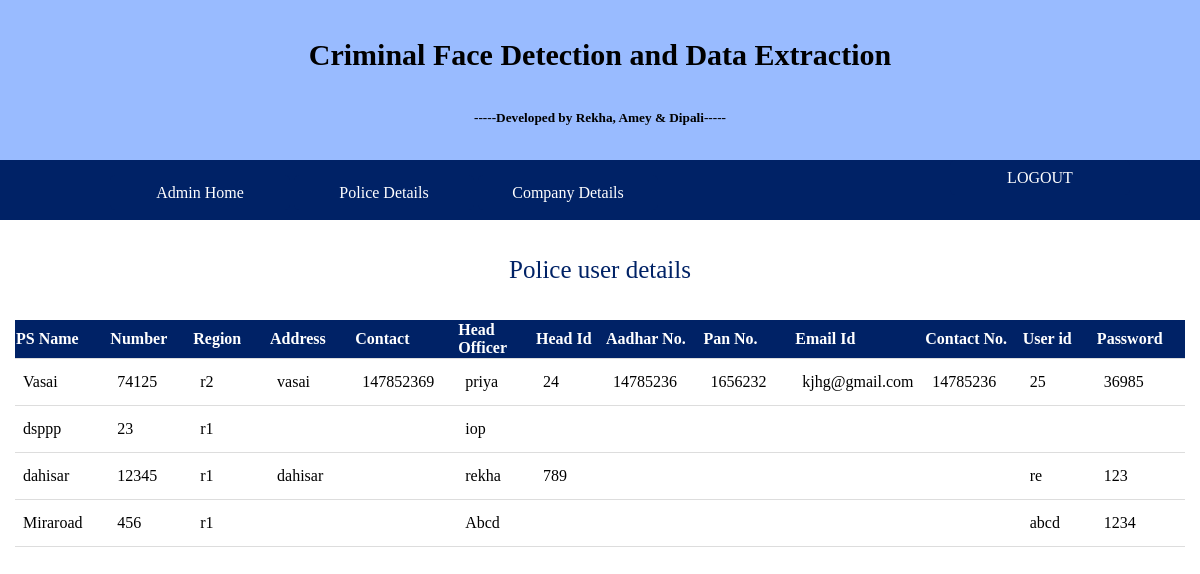
The app's page /admin_user2det with its own data.
### tables this page shows
CREATE TABLE "police_reg" (
	`name_of_police_stn`	TEXT,
	`police_stn_no`	INTEGER,
	`region1`	TEXT,
	`address_ps`	TEXT,
	`ps_phone1`	INTEGER,
	`head_officer`	TEXT,
	`head_id`	INTEGER,
	`head_aadhar`	INTEGER,
	`head_pan`	INTEGER,
	`head_email`	TEXT,
	`head_mob_no`	NUMERIC,
	`head_user_id1`	TEXT,
	`head_pass1`	TEXT,
	`head_pass21`	TEXT,
	`usertype`	TEXT DEFAULT 'police',
	`status`	INTEGER DEFAULT 'false'
);

### app.py (the view)
@app.route('/admin_user2det')
def show():
    con = sqlite3.connect("database.db")
    con.row_factory = sqlite3.Row
    cur = con.cursor()
    cur.execute("select * from police_reg")
    rows = cur.fetchall();
    return render_template("admin_user2det.html", rows=rows)

### templates/admin_user2det.html (shortened to what this page needs)
{% extends 'layout.html' %}
{% block content %}
   <br><br>
   <p>Police user details</p>
   <br><br>
      <table>
         <thead>
            <th>PS Name</th>
            <th>Number</th>
            <th>Region</th>
            <th>Address</th>
            <th>Contact</th>
            <th>Head Officer</th>
            <th>Head Id</th>
            <th>Aadhar No.</th>
            <th>Pan No.</th>
            <th>Email Id</th>
            <th>Contact No.</th>
            <th>User id</th>
            <th>Password</th>
         </thead>
         {% for row in rows %}
            <tr>
               <td>{{row["name_of_police_stn"]}}</td>
               <td>{{row["police_stn_no"]}}</td>
               <td> {{ row["region1"]}}</td>
               <td>{{row['address_ps']}}</td>
                <td>{{row["ps_phone1"]}}</td>
               <td>{{row["head_officer"]}}</td>
               <td> {{ row["head_id"]}}</td>
               <td>{{row['head_aadhar']}}</td>
                <td>{{row["head_pan"]}}</td>
               <td>{{row["head_email"]}}</td>
               <td> {{ row["head_mob_no"]}}</td>
               <td>{{row['head_user_id1']}}</td>
                <td> {{ row["head_pass1"]}}</td>
            </tr>
         {% endfor %}
      </table>
   <br><br><br><br>
{% endblock %}

### templates/layout.html (style rules this page uses)
* { margin:0; }

### templates/admin_user2det.html (style rules this page uses)
p { text-align:center; font-size:25px; color:#002266; }
table { border-collapse: collapse; margin-left:15px; margin-right:15px; }
tr, td { border-bottom: 1px solid #ddd; text-align: left; padding: 8px; width:120px; }
td { height:30px; }
th { width:120px; background-color: #002266; color: white; height:35px; text-decoration:bold; }

### records on screen
police_reg: name_of_police_stn "Vasai", police_stn_no "74125", region1 "r2", address_ps "vasai", ps_phone1 "147852369", head_officer "priya", head_id "24", head_aadhar "14785236", head_pan "1656232", head_email "kjhg@gmail.com", head_mob_no "14785236", head_user_id1 "25", head_pass1 "36985"
police_reg: name_of_police_stn "dsppp", police_stn_no "23", region1 "r1", head_officer "iop"
police_reg: name_of_police_stn "dahisar", police_stn_no "12345", region1 "r1", address_ps "dahisar", head_officer "rekha", head_id "789", head_user_id1 "re", head_pass1 "123"
police_reg: name_of_police_stn "Miraroad", police_stn_no "456", region1 "r1", head_officer "Abcd", head_user_id1 "abcd", head_pass1 "1234"
